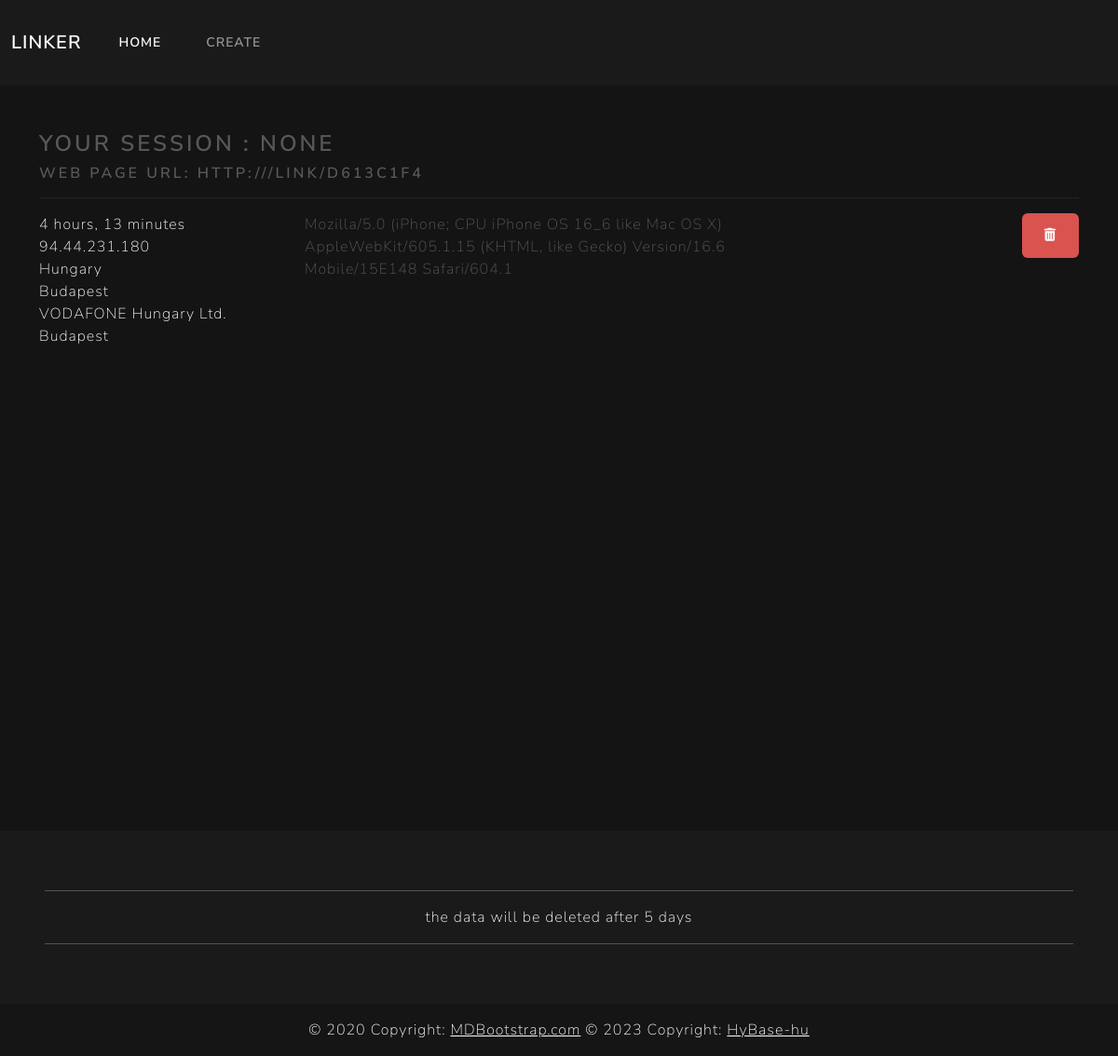
/show/340de8906d6249a9852a02c73786f946, run on the app's committed database.
### web_pages/models.py (models this page shows)
class WebPage(models.Model):
    id = models.UUIDField(primary_key=True, default=uuid.uuid4, editable=False)
    browser_session = models.CharField(max_length=100)
    href_to = models.CharField(max_length=200)
    link = models.CharField(max_length=200,blank=True,null=True)
    created_at = models.DateTimeField(auto_now_add=True)

class WebRequest(models.Model):
    web_page = models.ForeignKey(WebPage, on_delete=models.CASCADE, related_name="web_requests")
    created_at = models.DateTimeField(auto_now_add=True)
    header = models.TextField()
    ip = models.CharField(max_length=60)
    country = models.CharField(blank=True,null=True,max_length=100)
    city = models.CharField(blank=True,null=True,max_length=100)
    isp = models.CharField(blank=True,null=True,max_length=100)
    region_name = models.CharField(blank=True,null=True,max_length=100)
    location = models.CharField(max_length=200, blank=True, null=True)

### web_pages/views.py (the view)
# urls.py: path('show/<str:id>', show_request, name='show_request'),
def show_request(request, id):
    web_page = WebPage.objects.get(id=id)
    objs = web_page.web_requests.all()
    uid = request.session.get("uid")
    context = {
        "web_page": web_page,
        "objs": objs,
        'uid': uid,
    }
    return render(request, 'web_pages/requests.html', context)

### templates/web_pages/requests.html (shortened to what this page needs)
{% extends 'base.html' %}
{% block content %}
<h3 class="text-secondary text-break">Your Session : {{uid}}</h3>
<h5 class="text-secondary text-break">web page url: {{ request.scheme }}://{{ request.META.HTTP_HOST }}/link/{{web_page.link}}</h5>
{% for obj in objs %}
    <hr>
    <div class="row">
        <div class="col-lg-3 text-light">
            <div>{{obj.created_at|timesince}}</div>
            <div class="">{{obj.ip}}</div>
            <div class="">{{obj.country}}</div>
            <div class="">{{obj.city}}</div>
            <div class="">{{obj.isp}}</div>
            <div class="">{{obj.region_name}}</div>
        </div>
        <div class="col col-lg-6 text-break">{{obj.header}}</div>
        <div class="col text-end">
            <a href="{% url 'remove_request' obj.pk %}" class="btn btn-danger"><i class="fa-solid fa-trash-can"></i></a>
        </div>
    </div>
{% endfor %}
{% endblock content %}

### linker/static/css/main.css (style rules this page uses)
body { background-color:#141414; min-height:100vh; }

### data on the page
WebPage: link "D613C1F4"
WebRequest: created_at "4 hours, 13 minutes", ip "94.44.231.180", country "Hungary", city "Budapest", isp "VODAFONE Hungary Ltd.", region_name "Budapest", header "Mozilla/5.0 (iPhone; CPU iPhone OS 16_6 like Mac OS X) AppleWebKit/605.1.15 (KHTML, like Gecko) Version/16.6 Mobile/15E148 Safari/604.1"

### other printed values
{{ uid }} "NONE"
{{ request.scheme }} "HTTP"
